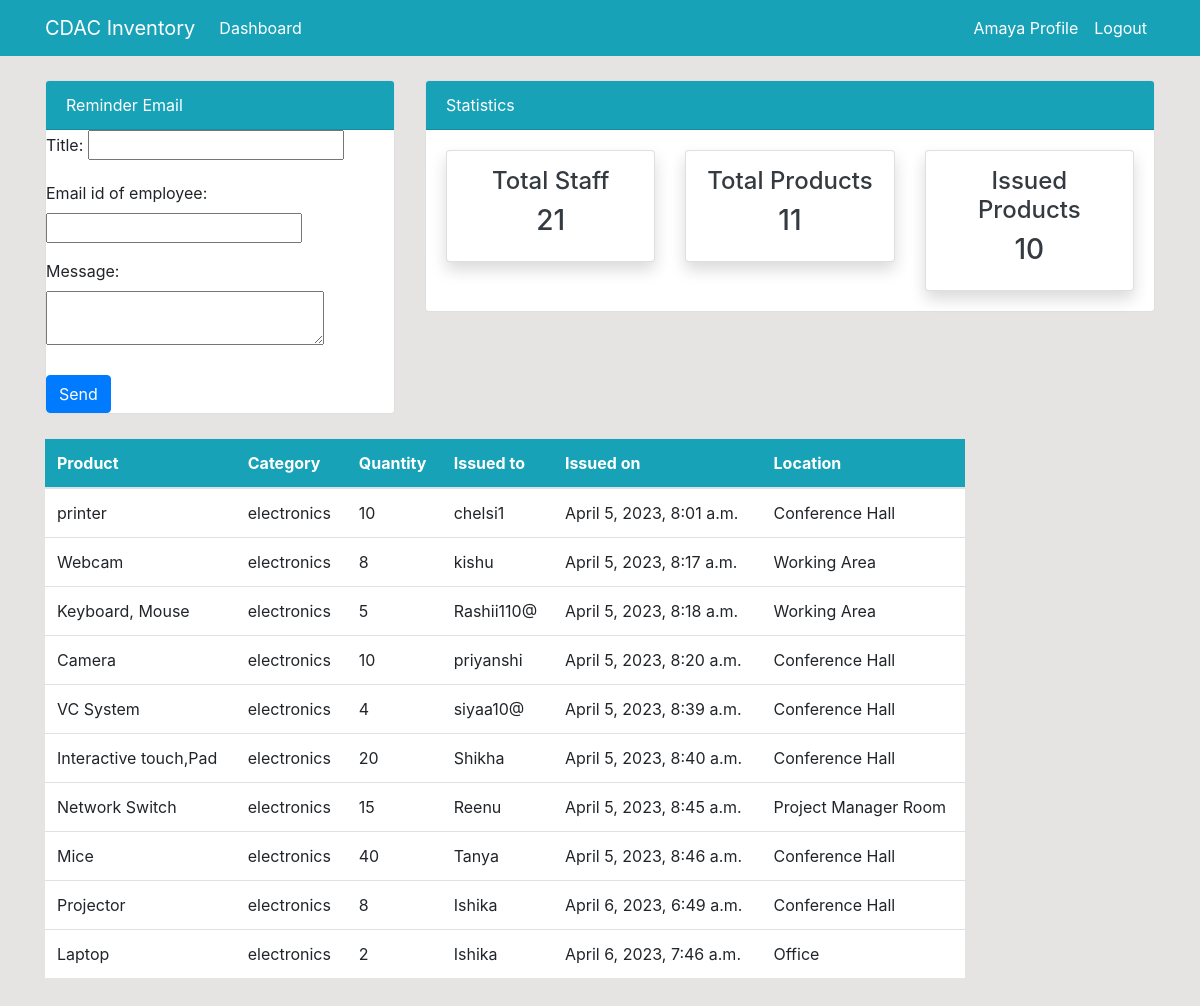
/issueditems/ (signed in), run on the app's committed database.
### dashboard/models.py (models this page shows, shortened)
class Issued_Items(models.Model):
    product=models.ForeignKey(Product,on_delete=models.CASCADE,null=True)
    staff=models.ForeignKey(User,models.CASCADE,null=True)
    issueditem_quantity=models.PositiveIntegerField(null=True)
    date=models.DateTimeField(auto_now_add=True)
    location=models.CharField(max_length=50,null=True)
    class Meta:
        verbose_name_plural='Issued_Items'

class Product(models.Model):
    asset=models.CharField(max_length=30,null=True)
    sno=models.CharField(max_length=15,null=True)
    name=models.CharField(max_length=100,null=True)
    category=models.CharField(max_length=20,choices=category,null=True)
    quantity=models.PositiveIntegerField(null=True)
    model=models.CharField(max_length=300,null=True)
    barcode=models.ImageField(upload_to='images/',null=True)
    price=models.PositiveIntegerField(null=True)
    class Meta:
        verbose_name_plural='Product'

### dashboard/views.py (the view)
# urls.py: path('issueditems/',views.issued_items,name='dashboardissueditems'),
@login_required
def issued_items(request):
 items=Issued_Items.objects.all()
 items_count = items.count()
 workers_count =User.objects.all().count()
 product_count =Product.objects.all().count()
 if request.method=='POST':
        emailform=sendemailform(request.POST)
        if emailform.is_valid():
            name=emailform.cleaned_data['title']
            toemail=emailform.cleaned_data['empemail']
            message=emailform.cleaned_data['message']
            send_mail(name,message,'settings.EMAIL_HOST_USER',[toemail],fail_silently=False)
            return redirect('dashboardindex')
 else:
    emailform=sendemailform()
 context={
     'items':items,
     'workers_count': workers_count,
     'items_count': items_count,
     'product_count': product_count,
     'emailform':emailform,
 }
 return render(request,'dashboard/issueditems.html',context)

### dashboard/forms.py
class sendemailform(forms.Form):
    title=forms.CharField(label='Title',max_length=250)
    empemail=forms.EmailField(label='Email id of employee')
    message=forms.CharField(widget=forms.Textarea(attrs={"rows":2, "cols":25}))

### template/dashboard/issueditems.html (shortened to what this page needs)
{% extends 'partials/base.html' %}
{% block content %}
{% include 'partials/topnav.html'%}
<div class="container">
    <div class="row my-4">
        <div class="col-md-10">
            <table class="table bg-white">
                <thead class="bg-info">
                    <tr class="text-white">
                        <th scope="col">Product</th>
                        <th scope="col">Category</th>
                        <th scope="col">Quantity</th>
                        <th scope="col">Issued to</th>
                        <th scope="col">Issued on</th>
                        <th scope="col">Location</th>
                    </tr>
                </thead>
                <tbody>
                    {% for items in items %}
                    <tr>
                        <td>{{ items.product.name }}</td>
                        <td>{{ items.product.category }}</td>
                        <td>{{ items.issueditem_quantity }}</td>
                        <td>
                            {{ items.staff.username }}
                        </td>
                        <td>
                            {{ items.date }}
                        </td>
                        <td>{{ items.location }}</td>
                    </tr>
                    {% endfor %}
                </tbody>
            </table>
        </div>
    </div>
</div>
{% endblock %}

### template/partials/nav.html (shortened to what this page needs)
<nav class="navbar navbar-expand-lg navbar-info bg-info">
    {% if user.is_authenticated %}
    <div class="container">
        <a class="navbar-brand text-white" href="{% url 'dashboardindex'%}">CDAC Inventory</a>
        <div class="collapse navbar-collapse" id="navbarSupportedContent">
            <ul class="navbar-nav mr-auto">
                <li class="nav-item active">
                    <a class="nav-link text-white" href="{% url 'dashboardindex'%}">Dashboard </a>
                </li>
            </ul>
            <ul class="navbar-nav ml-auto">
                <li class="nav-item active">
                    <a class="nav-link text-white" href="{% url 'user-profile' %}">{{ user.username }} Profile </a>
                </li>
                <li class="nav-item">
                    <a class="nav-link text-white" href="{% url 'user-logout' %}">Logout</a>
                </li>
            </ul>
            {% endif %}
        </div>
    </div>
</nav>

### static/style.css (style rules this page uses)
body { background: rgb(230, 227, 227); }

### data on the page
Issued_Items: product.name "printer", product.category "electronics", issueditem_quantity "10", staff.username "chelsi1", date "April 5, 2023, 8:01 a.m.", location "Conference Hall"
Issued_Items: product.name "Webcam", product.category "electronics", issueditem_quantity "8", staff.username "kishu", date "April 5, 2023, 8:17 a.m.", location "Working Area"
Issued_Items: product.name "Keyboard, Mouse", product.category "electronics", issueditem_quantity "5", staff.username "Rashii110@", date "April 5, 2023, 8:18 a.m.", location "Working Area"
Issued_Items: product.name "Camera", product.category "electronics", issueditem_quantity "10", staff.username "priyanshi", date "April 5, 2023, 8:20 a.m.", location "Conference Hall"
Issued_Items: product.name "VC System", product.category "electronics", issueditem_quantity "4", staff.username "siyaa10@", date "April 5, 2023, 8:39 a.m.", location "Conference Hall"
Issued_Items: product.name "Interactive touch,Pad", product.category "electronics", issueditem_quantity "20", staff.username "Shikha", date "April 5, 2023, 8:40 a.m.", location "Conference Hall"
Issued_Items: product.name "Network Switch", product.category "electronics", issueditem_quantity "15", staff.username "Reenu", date "April 5, 2023, 8:45 a.m.", location "Project Manager Room"
Issued_Items: product.name "Mice", product.category "electronics", issueditem_quantity "40", staff.username "Tanya", date "April 5, 2023, 8:46 a.m.", location "Conference Hall"
Issued_Items: product.name "Projector", product.category "electronics", issueditem_quantity "8", staff.username "Ishika", date "April 6, 2023, 6:49 a.m.", location "Conference Hall"
Issued_Items: product.name "Laptop", product.category "electronics", issueditem_quantity "2", staff.username "Ishika", date "April 6, 2023, 7:46 a.m.", location "Office"

### other printed values
{{ user.username }} "Amaya"
{{ workers_count }} "21"
{{ product_count }} "11"
{{ items_count }} "10"
